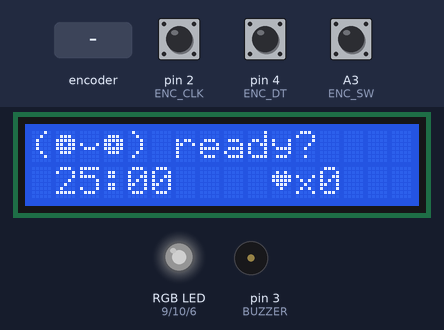
Bench run of a sketch on a simulated Arduino Nano, built with avr-gcc and run on an emulated ATmega328P. Shown: 16×2 character LCD, an RGB LED mixed from three pins (HIGH = lit), buzzer (waves = sounding). The inputs (shaded band) are chosen by the test bench; at power-on: A3 (ENC_SW) HIGH, pin 2 (ENC_CLK) HIGH, pin 4 (ENC_DT) HIGH. Dim RGB values are drawn brighter than linear; random numbers use the default seed unless the sketch sets one.

Above: at 1.2 s.
1.3 s: A3 (ENC_SW) pulled LOW for 0.15 s
At 1.9 s:
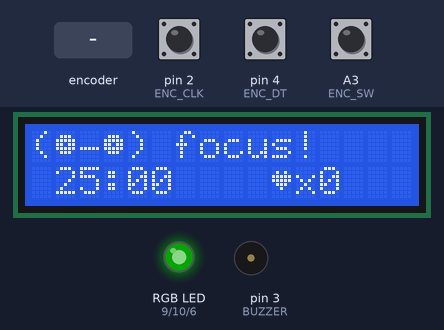
2.0 s: A3 (ENC_SW) pulled LOW for 0.15 s
At 4.6 s:
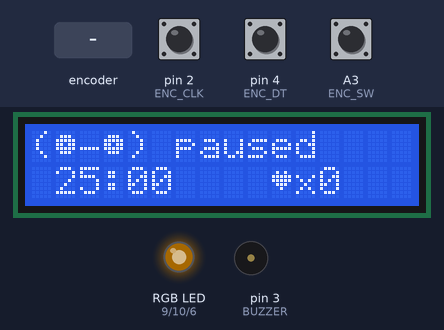
5.1 s: A3 (ENC_SW) pulled LOW for 1 s
At 8.03 s:
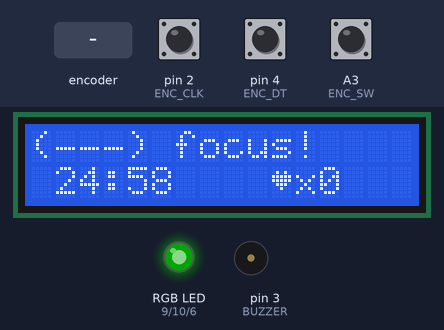
9.1 s: A3 (ENC_SW) pulled LOW for 3.2 s
At 13.84 s:
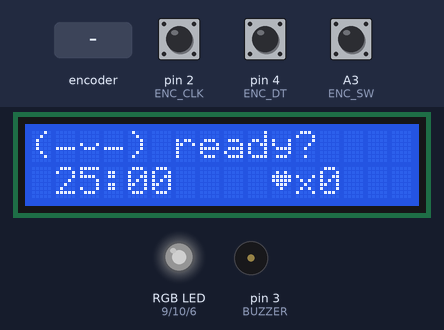
15.3 s: rotary encoder on pin 2 (ENC_CLK) / pin 4 (ENC_DT) turned 1 step (first pin leading)
At 17.5 s:
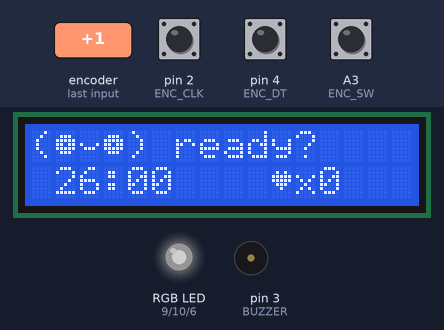
18.0 s: rotary encoder on pin 2 (ENC_CLK) / pin 4 (ENC_DT) turned 1 step (first pin leading)
At 19.3 s:
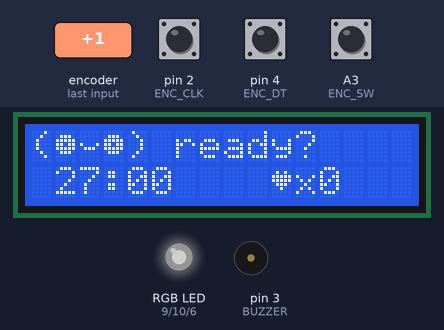
Timing chart, 0 to 21.0 s (numbered marks = the images above; inputs shaded):
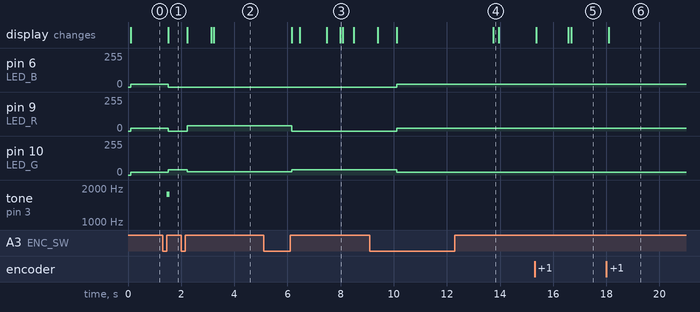

Measured:
- after the input at 1.3 s, pin 6 (LED_B), pin 9 (LED_R): 20/255 → 0/255 after 0.22 s; pin 10 (LED_G): 20/255 → 40/255 after 0.22 s; tone on pin 3 (BUZZER): silent → 1760 Hz after 0.15 s, → silent 0.12 s later; the display: changes after 0.22 s (image 1)
- after the input at 2.0 s, pin 9 (LED_R): 0/255 → 40/255 after 0.22 s; pin 10 (LED_G): 40/255 → 25/255 after 0.22 s
- after the input at 5.1 s, pin 9 (LED_R): 40/255 → 0/255 after 1.1 s; pin 10 (LED_G): 25/255 → 40/255 after 1.1 s
- after the input at 9.1 s, pin 6 (LED_B), pin 9 (LED_R): 0/255 → 20/255 after 1.0 s; pin 10 (LED_G): 40/255 → 20/255 after 1.0 s

The sketch:

desk_pet.ino
```cpp
// Desk Pet Pomodoro — Arduino Nano
// Parts: LCD1602 (parallel), potentiometer, KY-040 rotary encoder,
//        RGB LED module, buzzer (passive sounds best)
//
// Controls:
//   Turn knob (when READY) -> set focus minutes (1-60)
//   Short press            -> start / pause / resume
//   Long press (1s)        -> reset to READY

#include <LiquidCrystal.h>

// ---------- Pins ----------
LiquidCrystal lcd(12, 11, 5, A0, A1, A2);   // RS, E, D4, D5, D6, D7
const byte ENC_CLK = 2, ENC_DT = 4, ENC_SW = A3;
const byte BUZZER = 3;
const byte LED_R = 9, LED_G = 10, LED_B = 6;

// ---------- Custom characters (5x8) ----------
byte eyeOpen[8]    = {0x00, 0x0E, 0x1F, 0x1B, 0x1F, 0x0E, 0x00, 0x00};
byte eyeClosed[8]  = {0x00, 0x00, 0x00, 0x00, 0x1F, 0x00, 0x00, 0x00};
byte eyeHappy[8]   = {0x00, 0x04, 0x0A, 0x11, 0x00, 0x00, 0x00, 0x00};
byte eyeSleepy[8]  = {0x00, 0x00, 0x00, 0x1F, 0x1F, 0x0E, 0x00, 0x00};
byte mouthSmile[8] = {0x00, 0x00, 0x00, 0x11, 0x0E, 0x00, 0x00, 0x00};
byte mouthFlat[8]  = {0x00, 0x00, 0x00, 0x00, 0x1F, 0x00, 0x00, 0x00};
byte heart[8]      = {0x00, 0x0A, 0x1F, 0x1F, 0x0E, 0x04, 0x00, 0x00};
enum Glyph { EYE_OPEN, EYE_CLOSED, EYE_HAPPY, EYE_SLEEPY, MOUTH_SMILE, MOUTH_FLAT, HEART };

// ---------- State ----------
enum Mode { READY, FOCUS, BREAK_TIME, PAUSED };
Mode mode = READY;
Mode pausedFrom = FOCUS;

int focusMin = 25;
const int BREAK_MIN = 5;
const unsigned long SLEEP_AFTER_MS = 60000UL;   // pet falls asleep if ignored

unsigned long endAt = 0, pausedLeft = 0;
unsigned long lastActivity = 0, lastDraw = 0;
unsigned long nextBlink = 0, blinkEnd = 0;
bool blinking = false;
byte sessions = 0;

// Button
bool btnDown = false, longFired = false;
unsigned long btnT = 0;

// Encoder
int lastClk = HIGH;

// Beeps (non-blocking)
byte beepsLeft = 0;
unsigned long nextBeep = 0;

// ---------- Helpers ----------
void setColor(byte r, byte g, byte b) {
  // Common-cathode LED. If yours is common-anode, use 255 - value.
  analogWrite(LED_R, r);
  analogWrite(LED_G, g);
  analogWrite(LED_B, b);
}

void startBeeps(byte n) { beepsLeft = n; nextBeep = millis(); }

void handleBeeps() {
  if (beepsLeft && (long)(millis() - nextBeep) >= 0) {
    tone(BUZZER, 1760, 120);
    beepsLeft--;
    nextBeep = millis() + 250;
  }
}

unsigned long timeLeft() {
  if (mode == PAUSED) return pausedLeft;
  if (mode == READY) return (unsigned long)focusMin * 60000UL;
  long d = (long)(endAt - millis());
  return d > 0 ? (unsigned long)d : 0;
}

void startTimer(Mode m, int minutes) {
  mode = m;
  endAt = millis() + (unsigned long)minutes * 60000UL;
}

// ---------- Input actions ----------
void onShortPress() {
  lastActivity = millis();
  switch (mode) {
    case READY:
      startTimer(FOCUS, focusMin);
      startBeeps(1);
      break;
    case FOCUS:
    case BREAK_TIME:
      pausedFrom = mode;
      pausedLeft = timeLeft();
      mode = PAUSED;
      break;
    case PAUSED:
      mode = pausedFrom;
      endAt = millis() + pausedLeft;
      break;
  }
}

void onLongPress() {
  lastActivity = millis();
  mode = READY;
  noTone(BUZZER);
  beepsLeft = 0;
}

void onTurn(int dir) {
  lastActivity = millis();
  if (mode == READY) focusMin = constrain(focusMin + dir, 1, 60);
}

void handleButton() {
  bool pressed = digitalRead(ENC_SW) == LOW;
  unsigned long now = millis();
  if (pressed && !btnDown) {
    btnDown = true; btnT = now; longFired = false;
  } else if (pressed && btnDown && !longFired && now - btnT > 1000) {
    longFired = true; onLongPress();
  } else if (!pressed && btnDown) {
    btnDown = false;
    if (!longFired && now - btnT > 30) onShortPress();   // 30ms debounce
  }
}

void handleEncoder() {
  int clk = digitalRead(ENC_CLK);
  if (clk != lastClk && clk == LOW) {
    // Swap 1 and -1 if the knob feels backwards
    onTurn(digitalRead(ENC_DT) != clk ? 1 : -1);
  }
  lastClk = clk;
}

// ---------- Timer + pet logic ----------
void handleTimer() {
  if (mode == FOCUS && timeLeft() == 0) {
    sessions++;
    startBeeps(3);
    startTimer(BREAK_TIME, BREAK_MIN);
  } else if (mode == BREAK_TIME && timeLeft() == 0) {
    startBeeps(2);
    mode = READY;
    lastActivity = millis();
  }
}

void handleBlink() {
  unsigned long now = millis();
  if (!blinking && (long)(now - nextBlink) >= 0) {
    blinking = true; blinkEnd = now + 150;
  } else if (blinking && (long)(now - blinkEnd) >= 0) {
    blinking = false; nextBlink = now + random(2500, 6000);
  }
}

void draw() {
  byte eye = EYE_OPEN, mouth = MOUTH_SMILE;
  const char* status = "ready?";
  bool asleep = (mode == READY) && (millis() - lastActivity > SLEEP_AFTER_MS);

  switch (mode) {
    case READY:
      if (asleep) { eye = EYE_SLEEPY; mouth = MOUTH_FLAT; status = "zzz..."; setColor(0, 0, 0); }
      else        { eye = EYE_OPEN;   mouth = MOUTH_SMILE; status = "ready?"; setColor(20, 20, 20); }
      break;
    case FOCUS:
      eye = EYE_OPEN; mouth = MOUTH_FLAT; status = "focus!"; setColor(0, 40, 0);
      break;
    case BREAK_TIME:
      eye = EYE_HAPPY; mouth = MOUTH_SMILE; status = "break time"; setColor(0, 0, 40);
      break;
    case PAUSED:
      eye = EYE_OPEN; mouth = MOUTH_FLAT; status = "paused"; setColor(40, 25, 0);
      break;
  }
  if (blinking && eye == EYE_OPEN) eye = EYE_CLOSED;

  // Row 0: face + status
  lcd.setCursor(0, 0);
  lcd.print('(');
  lcd.write(byte(eye));
  lcd.write(byte(mouth));
  lcd.write(byte(eye));
  lcd.print(") ");
  char buf[11];
  snprintf(buf, sizeof(buf), "%-10s", status);
  lcd.print(buf);

  // Row 1: timer + completed sessions
  unsigned long secs = (timeLeft() + 999) / 1000;
  char line[17];
  snprintf(line, sizeof(line), " %02u:%02u   ", (unsigned)(secs / 60), (unsigned)(secs % 60));
  lcd.setCursor(0, 1);
  lcd.print(line);
  lcd.setCursor(10, 1);
  lcd.write(byte(HEART));
  snprintf(line, sizeof(line), "x%-4u", sessions);
  lcd.print(line);
}

// ---------- Setup / loop ----------
void setup() {
  pinMode(ENC_CLK, INPUT_PULLUP);
  pinMode(ENC_DT, INPUT_PULLUP);
  pinMode(ENC_SW, INPUT_PULLUP);
  pinMode(BUZZER, OUTPUT);
  pinMode(LED_R, OUTPUT);
  pinMode(LED_G, OUTPUT);
  pinMode(LED_B, OUTPUT);

  lcd.begin(16, 2);
  lcd.createChar(EYE_OPEN, eyeOpen);
  lcd.createChar(EYE_CLOSED, eyeClosed);
  lcd.createChar(EYE_HAPPY, eyeHappy);
  lcd.createChar(EYE_SLEEPY, eyeSleepy);
  lcd.createChar(MOUTH_SMILE, mouthSmile);
  lcd.createChar(MOUTH_FLAT, mouthFlat);
  lcd.createChar(HEART, heart);
  lcd.clear();

  randomSeed(analogRead(A6));
  lastClk = digitalRead(ENC_CLK);
  lastActivity = millis();
  nextBlink = millis() + 3000;
}

void loop() {
  handleEncoder();
  handleButton();
  handleTimer();
  handleBeeps();
  handleBlink();

  if (millis() - lastDraw > 100) {
    lastDraw = millis();
    draw();
  }
}
```
